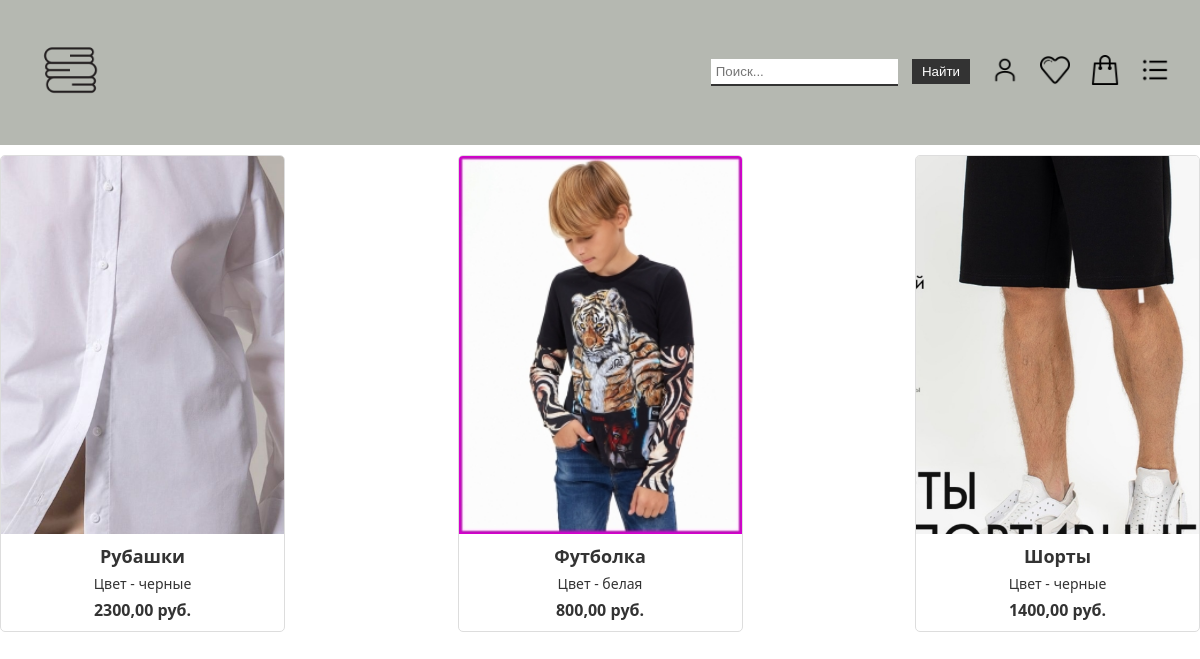
The page /catalog/3/ on the database its author committed.
### product/models.py (models this page shows, shortened)
class Product(models.Model):
    title = models.CharField(max_length=100)
    price = models.DecimalField(max_digits=10, decimal_places=2, null=True)
    color = models.CharField(max_length=50)
    content = models.TextField(blank=True)
    gender = models.CharField(max_length=50)
    photo = models.ImageField(upload_to="photos/%Y/%m/%d/")
    is_published = models.BooleanField(default=True)
    cat = models.ForeignKey('Catalog', on_delete=models.PROTECT, null=True)
    def get_absolute_url(self):
        return reverse('product', kwargs={'prod_id': self.pk})
    class Meta:
        verbose_name = 'Товар'
        verbose_name_plural = 'Товары'
        ordering = ('title', )

### product/views.py (the view)
# urls.py: path('catalog/<int:cat_id>/', show_cat, name='catalog'),
def show_cat(request, cat_id):
    prods = Product.objects.filter(cat=cat_id)
    title = f'Каталог {cat_id}'
    context = {'title': title, 'prods': prods, 'menu': menu}
    return render(request, 'product/head_page.html', context)

### product/templates/product/head_page.html
{% extends 'product/base.html' %}
{% block content %}
<div class="list-prod">
  {% for p in prods %}
    <a href="{{ p.get_absolute_url }}" class="item">
      {% if p.photo %}
        <img src="{{p.photo.url}}" alt="{{p.title}}">
      {% else %}
        <div style="height: 200px;"></div>
      {% endif %}
      <h2>{{ p.title }}</h2>
      <p>Цвет - {{ p.color }}</p>
      <p class="price">{{ p.price }} руб.</p>
    </a>
  {% endfor %}
</div>
{% endblock content %}

### product/static/product/css/styles.css (style rules this page uses)
body { position: relative; font-family: 'Noto Sans', sans-serif; font-size: 16px; line-height: 1.4; color: #000; min-width: 320px; overflow-x: hidden; height: auto; margin: 0; padding: 0; }
.list-prod { display: flex; flex-wrap: wrap; justify-content: space-between; margin: 0 -10px; }
.item { width: calc(25% - 20px); margin: 10px; box-sizing: border-box; border: 1px solid #ddd; border-radius: 5px; overflow: hidden; background-color: #fff; display: flex; flex-direction: column; color: #333; text-decoration: none; }
.item img { max-width: 100%; height: auto; object-fit: cover; flex: 1; }
.item h2 { margin: 0 10px; font-size: 18px; font-weight: 700; text-align: center; margin-top: 10px; margin-bottom: 5px; }
.item p { margin: 0 10px; font-size: 14px; text-align: center; margin-bottom: 5px; }
.item .price { margin: 0 10px; font-size: 16px; font-weight: 700; text-align: center; margin-bottom: 10px; }
.item { width: calc(25% - 20px); margin: 10px; box-sizing: border-box; border: 1px solid #ddd; border-radius: 5px; overflow: hidden; background-color: #fff; display: flex; flex-direction: column; }

### rows shown on the page
Product: photo (picture), title "Рубашки", color "черные", price "2300,00"
Product: photo (picture), title "Футболка", color "белая", price "800,00"
Product: photo (picture), title "Шорты", color "черные", price "1400,00"
